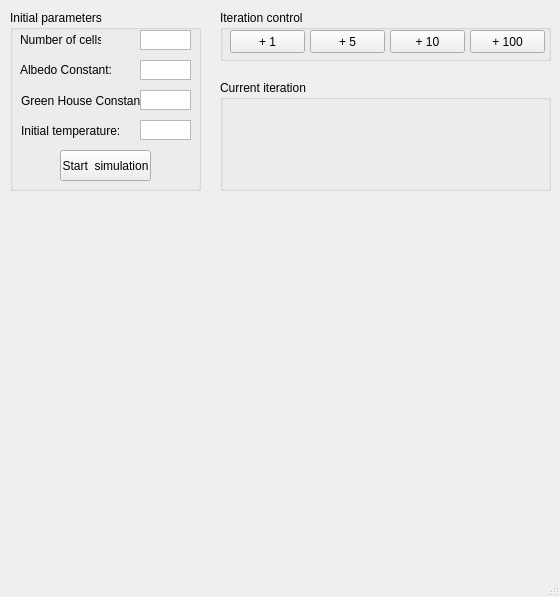
<?xml version="1.0" encoding="UTF-8"?>
<ui version="4.0">
 <class>MainWindow</class>
 <widget class="QMainWindow" name="MainWindow">
  <property name="geometry">
   <rect>
    <x>0</x>
    <y>0</y>
    <width>560</width>
    <height>597</height>
   </rect>
  </property>
  <property name="focusPolicy">
   <enum>Qt::NoFocus</enum>
  </property>
  <property name="windowTitle">
   <string>MainWindow</string>
  </property>
  <property name="layoutDirection">
   <enum>Qt::LeftToRight</enum>
  </property>
  <widget class="QWidget" name="centralwidget">
   <widget class="QGroupBox" name="grpInitialParameters">
    <property name="geometry">
     <rect>
      <x>10</x>
      <y>10</y>
      <width>191</width>
      <height>181</height>
     </rect>
    </property>
    <property name="title">
     <string>Initial parameters</string>
    </property>
    <widget class="QTextEdit" name="txtNbCell">
     <property name="geometry">
      <rect>
       <x>130</x>
       <y>20</y>
       <width>51</width>
       <height>20</height>
      </rect>
     </property>
     <property name="focusPolicy">
      <enum>Qt::StrongFocus</enum>
     </property>
     <property name="inputMethodHints">
      <set>Qt::ImhDigitsOnly|Qt::ImhPreferNumbers</set>
     </property>
     <property name="verticalScrollBarPolicy">
      <enum>Qt::ScrollBarAlwaysOff</enum>
     </property>
     <property name="horizontalScrollBarPolicy">
      <enum>Qt::ScrollBarAlwaysOff</enum>
     </property>
    </widget>
    <widget class="QTextEdit" name="txtTempInit">
     <property name="geometry">
      <rect>
       <x>130</x>
       <y>110</y>
       <width>51</width>
       <height>20</height>
      </rect>
     </property>
     <property name="focusPolicy">
      <enum>Qt::StrongFocus</enum>
     </property>
     <property name="inputMethodHints">
      <set>Qt::ImhDigitsOnly|Qt::ImhPreferNumbers</set>
     </property>
     <property name="verticalScrollBarPolicy">
      <enum>Qt::ScrollBarAlwaysOff</enum>
     </property>
     <property name="horizontalScrollBarPolicy">
      <enum>Qt::ScrollBarAlwaysOff</enum>
     </property>
     <property name="tabChangesFocus">
      <bool>false</bool>
     </property>
     <property name="lineWrapMode">
      <enum>QTextEdit::NoWrap</enum>
     </property>
    </widget>
    <widget class="QLabel" name="lblAlbedoCloud">
     <property name="geometry">
      <rect>
       <x>10</x>
       <y>50</y>
       <width>91</width>
       <height>20</height>
      </rect>
     </property>
     <property name="text">
      <string>Albedo Constant:</string>
     </property>
    </widget>
    <widget class="QTextEdit" name="txtAlbedo">
     <property name="geometry">
      <rect>
       <x>130</x>
       <y>50</y>
       <width>51</width>
       <height>20</height>
      </rect>
     </property>
     <property name="focusPolicy">
      <enum>Qt::StrongFocus</enum>
     </property>
     <property name="inputMethodHints">
      <set>Qt::ImhDigitsOnly|Qt::ImhPreferNumbers</set>
     </property>
     <property name="verticalScrollBarPolicy">
      <enum>Qt::ScrollBarAlwaysOff</enum>
     </property>
     <property name="horizontalScrollBarPolicy">
      <enum>Qt::ScrollBarAlwaysOff</enum>
     </property>
    </widget>
    <widget class="QLabel" name="lblNbCell">
     <property name="geometry">
      <rect>
       <x>10</x>
       <y>20</y>
       <width>81</width>
       <height>20</height>
      </rect>
     </property>
     <property name="text">
      <string>Number of cells:</string>
     </property>
    </widget>
    <widget class="QLabel" name="lblGreenHouse">
     <property name="geometry">
      <rect>
       <x>10</x>
       <y>80</y>
       <width>121</width>
       <height>21</height>
      </rect>
     </property>
     <property name="layoutDirection">
      <enum>Qt::LeftToRight</enum>
     </property>
     <property name="autoFillBackground">
      <bool>false</bool>
     </property>
     <property name="frameShape">
      <enum>QFrame::NoFrame</enum>
     </property>
     <property name="text">
      <string>Green House Constant:</string>
     </property>
     <property name="textFormat">
      <enum>Qt::AutoText</enum>
     </property>
     <property name="indent">
      <number>1</number>
     </property>
    </widget>
    <widget class="QTextEdit" name="txtGreenHouse">
     <property name="geometry">
      <rect>
       <x>130</x>
       <y>80</y>
       <width>51</width>
       <height>20</height>
      </rect>
     </property>
     <property name="focusPolicy">
      <enum>Qt::StrongFocus</enum>
     </property>
     <property name="inputMethodHints">
      <set>Qt::ImhDigitsOnly|Qt::ImhPreferNumbers</set>
     </property>
     <property name="verticalScrollBarPolicy">
      <enum>Qt::ScrollBarAlwaysOff</enum>
     </property>
     <property name="horizontalScrollBarPolicy">
      <enum>Qt::ScrollBarAlwaysOff</enum>
     </property>
    </widget>
    <widget class="QPushButton" name="btnStart">
     <property name="geometry">
      <rect>
       <x>50</x>
       <y>140</y>
       <width>91</width>
       <height>31</height>
      </rect>
     </property>
     <property name="focusPolicy">
      <enum>Qt::StrongFocus</enum>
     </property>
     <property name="text">
      <string>Start  simulation</string>
     </property>
    </widget>
    <widget class="QLabel" name="lblTempInit">
     <property name="geometry">
      <rect>
       <x>10</x>
       <y>110</y>
       <width>121</width>
       <height>21</height>
      </rect>
     </property>
     <property name="layoutDirection">
      <enum>Qt::LeftToRight</enum>
     </property>
     <property name="autoFillBackground">
      <bool>false</bool>
     </property>
     <property name="frameShape">
      <enum>QFrame::NoFrame</enum>
     </property>
     <property name="text">
      <string>Initial temperature:</string>
     </property>
     <property name="textFormat">
      <enum>Qt::AutoText</enum>
     </property>
     <property name="indent">
      <number>1</number>
     </property>
    </widget>
   </widget>
   <widget class="QGroupBox" name="grpIterCtrl">
    <property name="geometry">
     <rect>
      <x>220</x>
      <y>10</y>
      <width>331</width>
      <height>51</height>
     </rect>
    </property>
    <property name="title">
     <string>Iteration control</string>
    </property>
    <widget class="QPushButton" name="btnPlusOneIter">
     <property name="geometry">
      <rect>
       <x>10</x>
       <y>20</y>
       <width>75</width>
       <height>23</height>
      </rect>
     </property>
     <property name="text">
      <string>+ 1</string>
     </property>
    </widget>
    <widget class="QPushButton" name="btnPlusFiveIter">
     <property name="geometry">
      <rect>
       <x>90</x>
       <y>20</y>
       <width>75</width>
       <height>23</height>
      </rect>
     </property>
     <property name="text">
      <string>+ 5</string>
     </property>
    </widget>
    <widget class="QPushButton" name="btnPlusTenIter">
     <property name="geometry">
      <rect>
       <x>170</x>
       <y>20</y>
       <width>75</width>
       <height>23</height>
      </rect>
     </property>
     <property name="text">
      <string>+ 10</string>
     </property>
    </widget>
    <widget class="QPushButton" name="btnPlusHundredIter">
     <property name="geometry">
      <rect>
       <x>250</x>
       <y>20</y>
       <width>75</width>
       <height>23</height>
      </rect>
     </property>
     <property name="text">
      <string>+ 100</string>
     </property>
    </widget>
   </widget>
   <widget class="QGroupBox" name="grpCurrentIter">
    <property name="geometry">
     <rect>
      <x>220</x>
      <y>80</y>
      <width>331</width>
      <height>111</height>
     </rect>
    </property>
    <property name="title">
     <string>Current iteration</string>
    </property>
   </widget>
   <widget class="DynamicMplCanvas" name="graphCurrent" native="true">
    <property name="geometry">
     <rect>
      <x>10</x>
      <y>200</y>
      <width>541</width>
      <height>171</height>
     </rect>
    </property>
   </widget>
   <widget class="DynamicMplCanvas" name="graphOverall" native="true">
    <property name="geometry">
     <rect>
      <x>10</x>
      <y>380</y>
      <width>541</width>
      <height>171</height>
     </rect>
    </property>
   </widget>
  </widget>
  <widget class="QMenuBar" name="menubar">
   <property name="geometry">
    <rect>
     <x>0</x>
     <y>0</y>
     <width>560</width>
     <height>21</height>
    </rect>
   </property>
  </widget>
  <widget class="QStatusBar" name="statusbar"/>
 </widget>
 <customwidgets>
  <customwidget>
   <class>DynamicMplCanvas</class>
   <extends>QWidget</extends>
   <header location="global">C:\Users\willi\Desktop\Workspace\python\SnowballEarthTheorem\main.py</header>
   <container>1</container>
  </customwidget>
 </customwidgets>
 <resources/>
 <connections/>
</ui>
